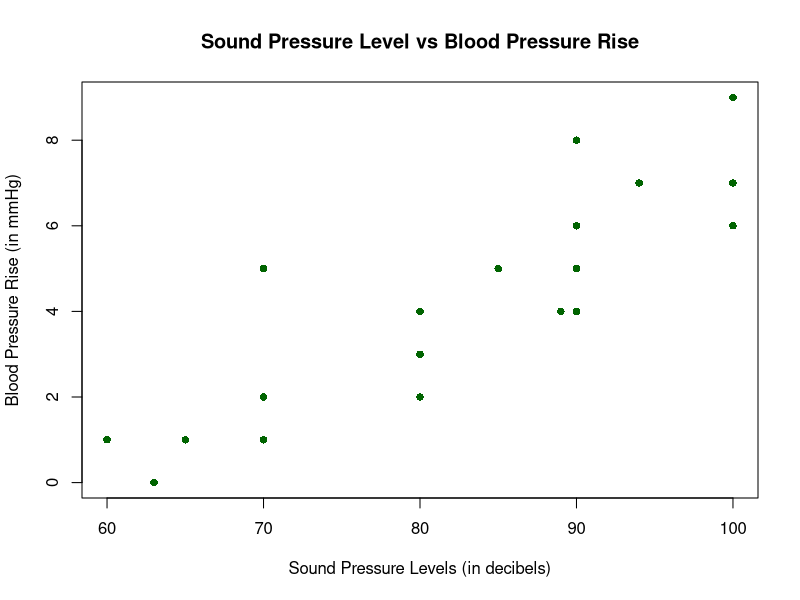
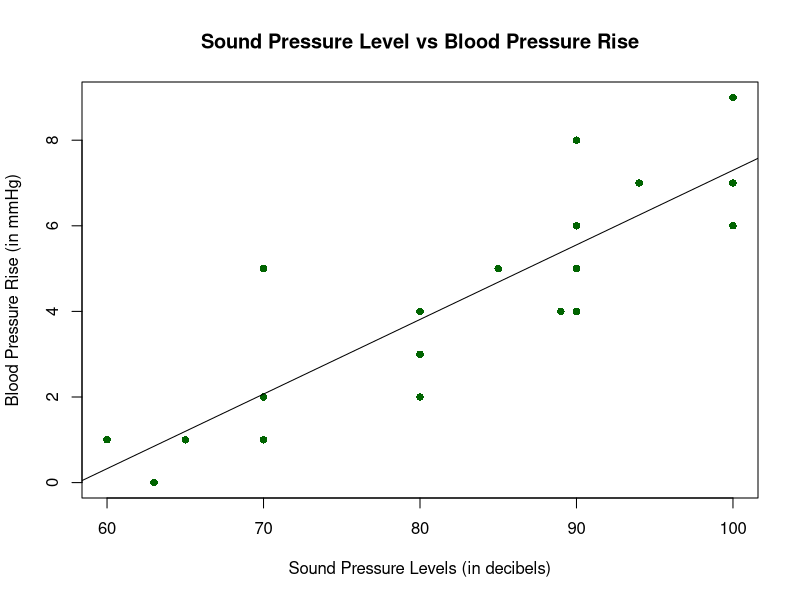
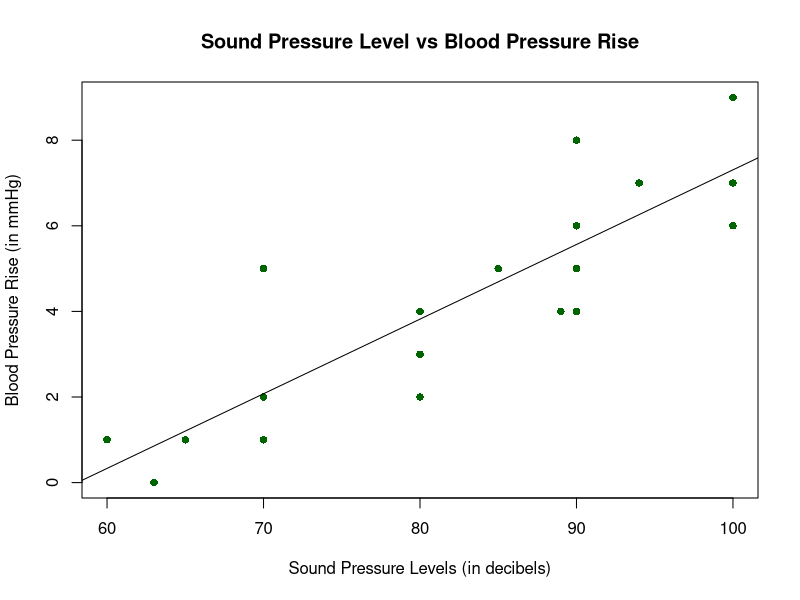

Write the R code that produced these figures, in order.
## ---- chunk 1
y <- c(1, 0, 1, 2, 5, 1, 4, 6, 2, 3, 5, 4, 6, 8, 4, 5, 7, 9, 7, 6)

x <- c(60, 63, 65, 70, 70, 70, 80, 90, 80, 80, 85, 89, 90, 90, 90, 90, 94, 100, 100, 100)

plot(x,y, pch = 16, cex = 1, col = "dark green", main = "Sound Pressure Level vs Blood Pressure Rise", xlab = "Sound Pressure Levels (in decibels)", ylab = "Blood Pressure Rise (in mmHg)")
## ---- chunk 2
y <- c(1, 0, 1, 2, 5, 1, 4, 6, 2, 3, 5, 4, 6, 8, 4, 5, 7, 9, 7, 6)

x <- c(60, 63, 65, 70, 70, 70, 80, 90, 80, 80, 85, 89, 90, 90, 90, 90, 94, 100, 100, 100)

plot(x,y, pch = 16, cex = 1, col = "dark green", main = "Sound Pressure Level vs Blood Pressure Rise", xlab = "Sound Pressure Levels (in decibels)", ylab = "Blood Pressure Rise (in mmHg)")

abline(lm(y ~ x))
## ---- chunk 3
y <- c(1, 0, 1, 2, 5, 1, 4, 6, 2, 3, 5, 4, 6, 8, 4, 5, 7, 9, 7, 6)

x <- c(60, 63, 65, 70, 70, 70, 80, 90, 80, 80, 85, 89, 90, 90, 90, 90, 94, 100, 100, 100)

plot(x,y, pch = 16, cex = 1, col = "dark green", main = "Sound Pressure Level vs Blood Pressure Rise", xlab = "Sound Pressure Levels (in decibels)", ylab = "Blood Pressure Rise (in mmHg)")

abline(- 10.13153766, 0.1743939331)
## ---- chunk 4
model <- lm(y~x)

deviance(model)
